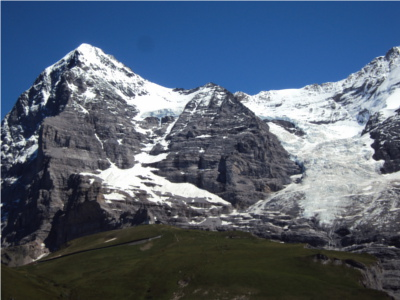
#> input picture Docs_Primitives/pics/M1.JPG, 400 x 300 px; its folder holds 4 pictures in this run
$ python TP1-2.py
#> lines starting #> are read from the running program, lines starting #| are printed output that depends on the picture
import numpy as np
import cv2 as cv
import sys
from matplotlib import pyplot as plt
import os


# Importer des images et les stockées dans une liste.
current_directory = os.path.dirname(os.path.abspath('__file__'))
full_path_images = os.path.join(current_directory, 'Docs_Primitives', 'pics')
images = [cv.imread(os.path.join(full_path_images, img))
          for img in os.listdir(full_path_images) if img.endswith(('JPG', 'PNG'))]
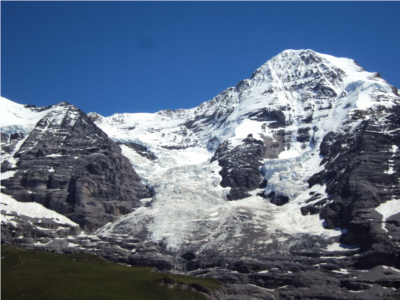
#> input picture Docs_Primitives/pics/M2.JPG, 400 x 300 px
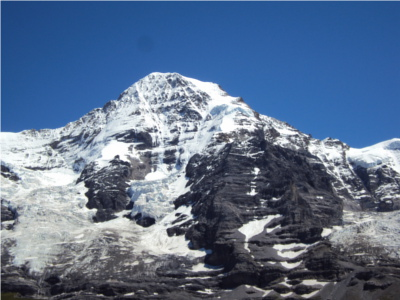
#> input picture Docs_Primitives/pics/M3.JPG, 400 x 300 px
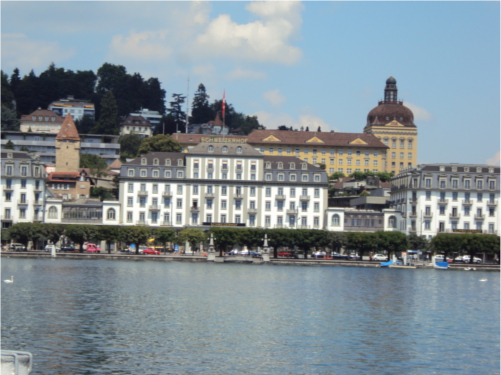
#> input picture Docs_Primitives/pics/P1.JPG, 501 x 375 px
targets = [img for img in os.listdir(full_path_images) if img.endswith(('JPG', 'PNG'))]

image1 =  images[3]
#> image1 is the input picture: shape (375, 501, 3); mean B, G, R 149.6, 143, 130.7
imggray1 = cv.cvtColor(image1, cv.COLOR_BGR2GRAY)
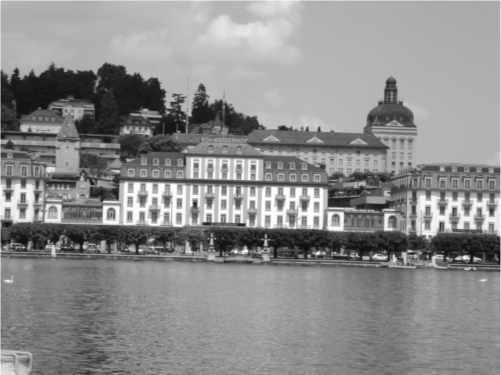
#> imggray1: shape (375, 501); min 14, max 255, mean 140.1

#> (the run stopped early here; a loop or call above may not have finished)
